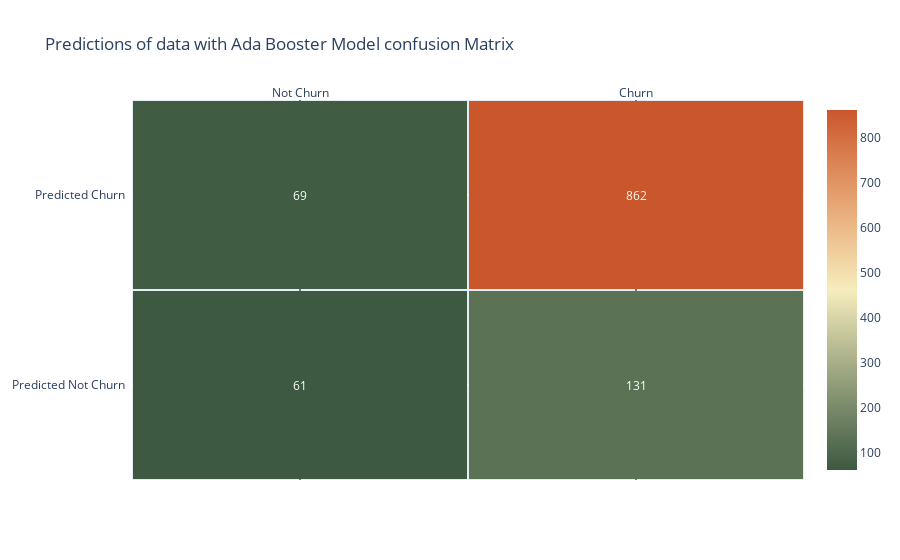

Notebook code cell kept with this figure:
### Code cell
#plot confusion matrix using the heatmap
fig= ff.create_annotated_heatmap(ada_matrix, x=['Not Churn', 'Churn'], y=['Predicted Not Churn', 'Predicted Churn'],
                                 colorscale='Fall', xgap=2, ygap=2)
fig['data'][0]['showscale'] = True
fig.update_layout(title="Predictions of data with Ada Booster Model confusion Matrix")
fig.show()

### Figure 1 — Plotly figure (JSON) as saved in the notebook; plotly's stock layout.template omitted (floating-point values rounded to 4 significant figures)
{"data": [{"colorscale": [[0, "rgb(61, 89, 65)"], [0.1667, "rgb(119, 136, 104)"], [0.3333, "rgb(181, 185, 145)"], [0.5, "rgb(246, 237, 189)"], [0.6667, "rgb(237, 187, 138)"], [0.8333, "rgb(222, 138, 90)"], [1, "rgb(202, 86, 44)"]], "reversescale": false, "showscale": true, "type": "heatmap", "x": ["Not Churn", "Churn"], "xgap": 2, "y": ["Predicted Not Churn", "Predicted Churn"], "ygap": 2, "z": [[61, 131], [69, 862]]}], "layout": {"annotations": [{"font": {"color": "#FFFFFF"}, "showarrow": false, "text": "61", "x": "Not Churn", "xref": "x", "y": "Predicted Not Churn", "yref": "y"}, {"font": {"color": "#FFFFFF"}, "showarrow": false, "text": "131", "x": "Churn", "xref": "x", "y": "Predicted Not Churn", "yref": "y"}, {"font": {"color": "#FFFFFF"}, "showarrow": false, "text": "69", "x": "Not Churn", "xref": "x", "y": "Predicted Churn", "yref": "y"}, {"font": {"color": "#FFFFFF"}, "showarrow": false, "text": "862", "x": "Churn", "xref": "x", "y": "Predicted Churn", "yref": "y"}], "autosize": true, "title": {"text": "Predictions of data with Ada Booster Model confusion Matrix"}, "xaxis": {"autorange": true, "dtick": 1, "gridcolor": "rgb(0, 0, 0)", "range": [-0.5, 1.5], "side": "top", "ticks": "", "type": "category"}, "yaxis": {"autorange": true, "dtick": 1, "range": [-0.5, 1.5], "ticks": "", "ticksuffix": "  ", "type": "category"}}}
